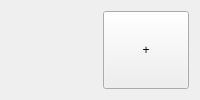
<?xml version="1.0" encoding="UTF-8"?>
<ui version="4.0">
 <class>YouTubeVideoResult</class>
 <widget class="QWidget" name="youtube_video_result">
  <layout class="QHBoxLayout" name="overall_layout">
   <property name="alignment">
    <set>AlignTop</set>
   </property>
   <item>
    <widget class="YouTubeVideoListing" name="youtube_video_listing"/>
   </item>
   <item>
    <widget class="QPushButton" name="queue_video_btn">
     <property name="sizePolicy" >
      <sizepolicy hsizetype="Preferred" vsizetype="MinimumExpanding">
       <horstretch>0</horstretch>
       <verstretch>0</verstretch>
      </sizepolicy>
     </property>
     <property name="text">
      <string>+</string>
     </property>
    </widget>
   </item>
  </layout>
 </widget>
 <customwidgets>
  <customwidget>
   <class>YouTubeVideoListing</class>
   <header>scripts.YouTubeVideoListing</header>
  </customwidget>
 </customwidgets>
 <resources/>
 <connections/>
</ui>
